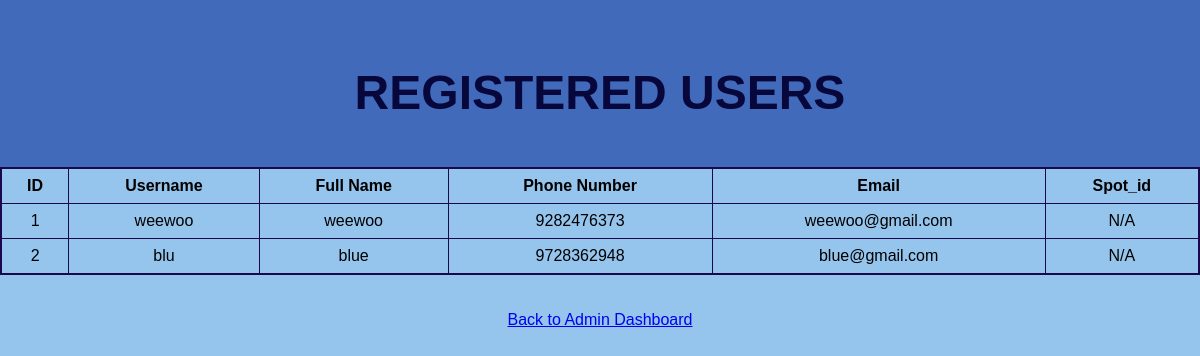
Page /registered_users on the earlier database version.
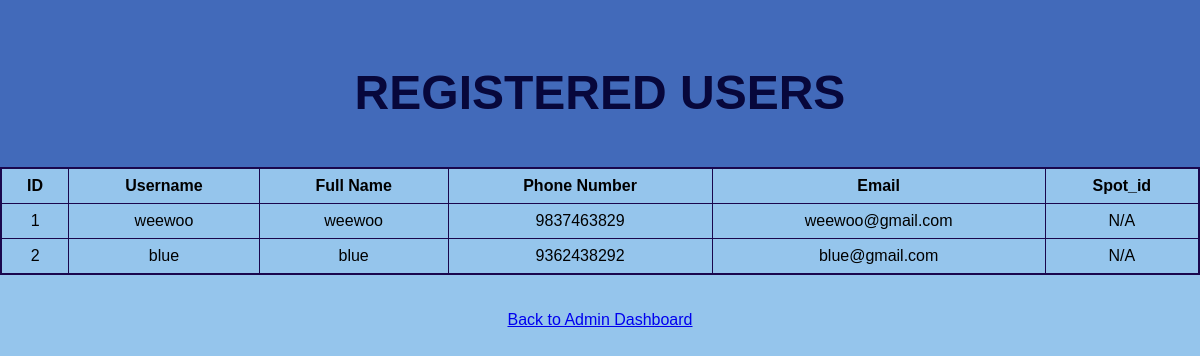
Same page on the later database version.
### models.py (models this page shows)
class User(db.Model):
    __tablename__ = 'users'
    user_id = db.Column(db.Integer, primary_key=True)
    username = db.Column(db.String(80), unique=True, nullable=False)
    full_name = db.Column(db.String(80), nullable=False)
    phone_number = db.Column(db.String(15), nullable=False)
    email = db.Column(db.String(120), unique=True, nullable=False)
    password = db.Column(db.String(80), nullable=False)
    role = db.Column(db.String(35), nullable=False, default='user')
    reserve = db.relationship('Reserve_Parking_Spot', backref='user')

### app.py (the view)
@app.route("/registered_users")
def registered_users():
    users = User.query.all()
    return render_template("registered_users.html", users=users)

### templates/registered_users.html (shortened to what this page needs)
<!DOCTYPE html>
<html>
<head>
    <link rel="stylesheet" href="{{ url_for('static', filename='style.css') }}">
</head>
<body>
    <div class="header">
        <h1><b>REGISTERED USERS</b></h1>
    </div>
    <table class="style_table">
        <tr>
            <th>ID</th><th>Username</th><th>Full Name</th><th>Phone Number</th><th>Email</th><th>Spot_id</th>
        </tr>
        {% for user in users %}
            {% if user.username!="admin" %}
                <tr>
                    <td>{{user.user_id-1}}</td>
                    <td>{{user.username}}</td>
                    <td>{{user.full_name}}</td>
                    <td>{{user.phone_number}}</td>
                    <td>{{user.email}}</td>
                    {% set active_spot=None %}
                    {% for r in user.reserve %}
                        {% if r.is_active==True %}
                            {% set active_spot = r %}
                        {% endif %}
                    {% endfor %}
                    <td>{{ active.spot.spot_id if active_spot else 'N/A' }}</td>
                </tr>
            {% endif %}
        {% endfor %}
    </table>
    <br><br>
    <center><a href="{{ url_for('admin_dashboard') }}">Back to Admin Dashboard</a></center>
</body>
</html>

Differences in the rows shown:
changed User "weewoo": phone_number "9282476373" → "9837463829"
changed User "blue": username "blu" → "blue"; phone_number "9728362948" → "9362438292"
